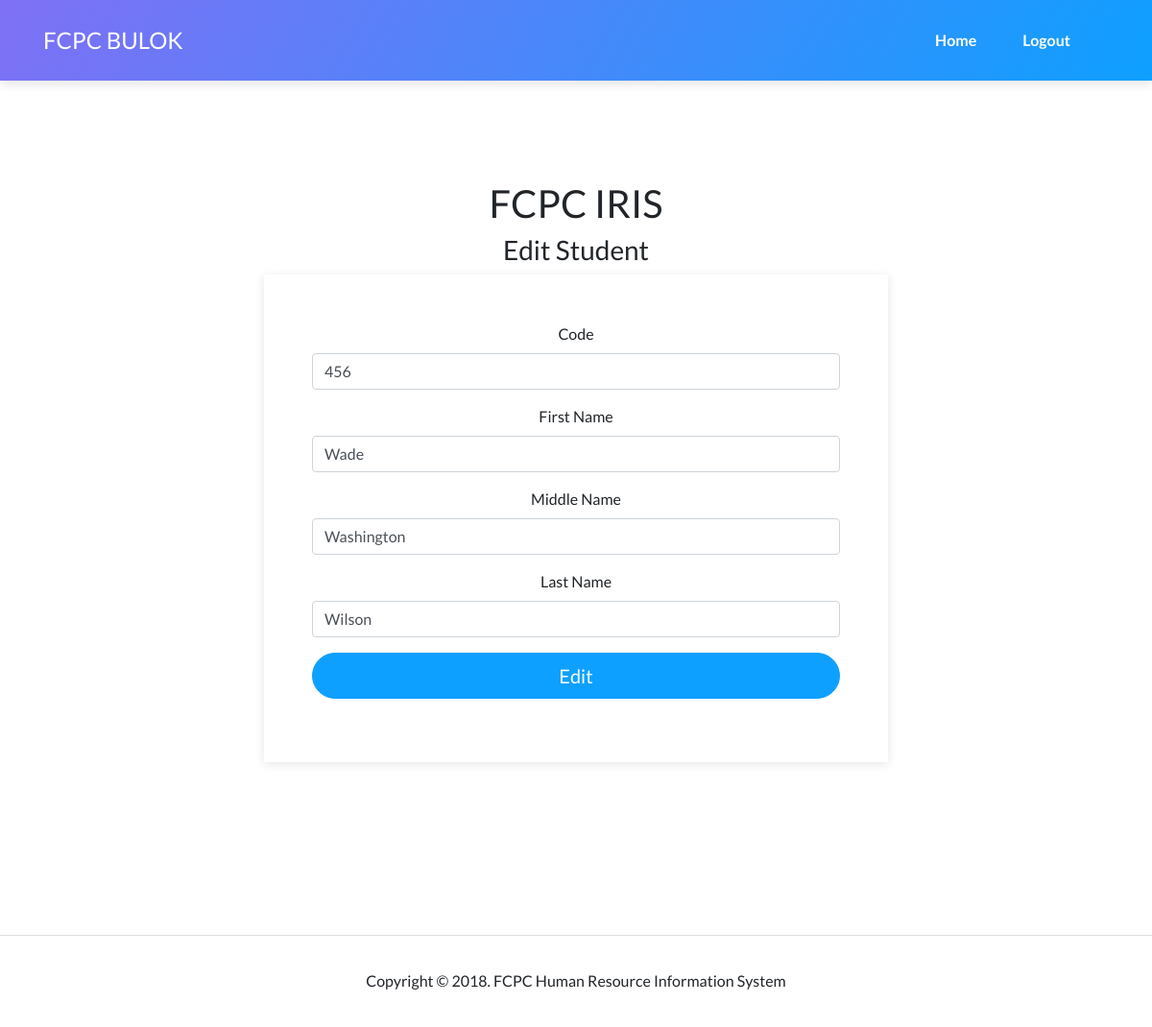
/students/edit.php?id=3 (signed in), run on the app's committed database.
### tables this page shows
create table persons(
	pid int auto_increment,
	pcode varchar(50) not null,
	pfname varchar(50) not null,
	pmname varchar(50) not null,
	plname varchar(50) not null,
	ptype int not null,
	primary key( pid )
);

### students/edit.php (the view, shortened to what this page needs)
<?php
	require "../requires.php";
	$id = $_GET[ "id" ];
	$data = $con->query( "select * from persons where pid=$id and ptype=2" )->fetch_assoc();
?>
<main class="page contact-page">
    <section class="portfolio-block contact">
        <div class="container">
            <div class="heading">
                <h1>FCPC IRIS</h1>
                <h3>Edit Student</h3>
                <form method="POST" enctype="multipart/form-data">
                    <div class="form-group">
                        <label for="code">Code</label>
                        <input class="form-control item" type="text" id="code" name="code" value="<?= $data[ "pcode" ] ?>">
                    </div>
                    <div class="form-group">
                        <label for="fname">First Name</label>
                        <input class="form-control item" type="text" id="fname" name="fname" value="<?= $data[ "pfname" ] ?>">
                    </div>
                    <div class="form-group">
                        <label for="mname">Middle Name</label>
                        <input class="form-control item" type="text" id="mname" name="mname" value="<?= $data[ "pmname" ] ?>">
                    </div>
                    <div class="form-group">
                        <label for="lname">Last Name</label>
                        <input class="form-control item" type="text" id="lname" name="lname" value="<?= $data[ "plname" ] ?>">
                    </div>
					<div class="form-group">
						<input type="submit" class="btn btn-primary btn-block btn-lg" value="Edit">
					</div>
				</form>
            </div>
        </div>
    </section>
</main>
<?php require "../footers/footer.php"; ?>

### data on the page
persons: code "456", fname "Wade", mname "Washington", lname "Wilson"
